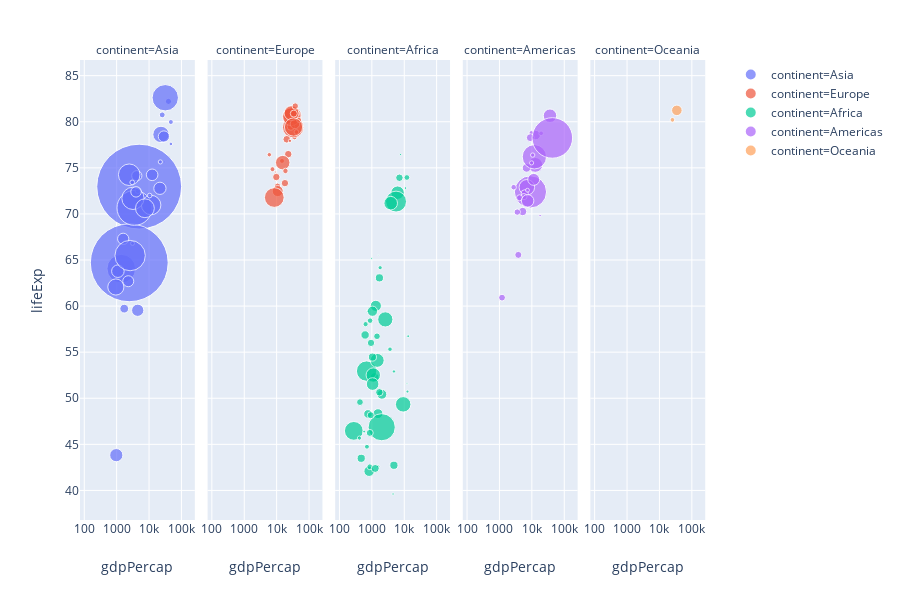

The notebook cell saved with this chart:
### Code cell
px.scatter(gapminder, 
           x="gdpPercap", 
           y="lifeExp", 
           color="continent", 
           size="pop", 
           size_max=60,
           facet_col="continent", 
           log_x=True)

### Figure 1 — Plotly figure (JSON) as saved in the notebook; plotly's stock layout.template omitted (floating-point values rounded to 4 significant figures)
{"data": [{"hoverlabel": {"namelength": 0}, "hovertemplate": "continent=Asia<br>gdpPercap=%{x}<br>lifeExp=%{y}<br>pop=%{marker.size}", "legendgroup": "continent=Asia", "marker": {"color": "#636efa", "size": [31889923, 708573, 150448339, 14131858, 1318683096, 6980412, 1110396331, 223547000, 69453570, 27499638, 6426679, 127467972, 6053193, 23301725, 49044790, 2505559, 3921278, 24821286, 2874127, 47761980, 28901790, 3204897, 169270617, 91077287, 27601038, 4553009, 20378239, 19314747, 23174294, 65068149, 85262356, 4018332, 22211743], "sizemode": "area", "sizeref": 366300.0, "symbol": "circle"}, "mode": "markers", "name": "continent=Asia", "showlegend": true, "type": "scatter", "x": [974.6, 29800.0, 1391.0, 1714.0, 4959.0, 39720.0, 2452.0, 3541.0, 11610.0, 4471.0, 25520.0, 31660.0, 4519.0, 1593.0, 23350.0, 47310.0, 10460.0, 12450.0, 3096.0, 944, 1091.0, 22320.0, 2606.0, 3190.0, 21650.0, 47140.0, 3970.0, 4185.0, 28720.0, 7458.0, 2442.0, 3025.0, 2281.0], "xaxis": "x", "y": [43.83, 75.64, 64.06, 59.72, 72.96, 82.21, 64.7, 70.65, 70.96, 59.55, 80.75, 82.6, 72.53, 67.3, 78.62, 77.59, 71.99, 74.24, 66.8, 62.07, 63.78, 75.64, 65.48, 71.69, 72.78, 79.97, 72.4, 74.14, 78.4, 70.62, 74.25, 73.42, 62.7], "yaxis": "y"}, {"hoverlabel": {"namelength": 0}, "hovertemplate": "continent=Europe<br>gdpPercap=%{x}<br>lifeExp=%{y}<br>pop=%{marker.size}", "legendgroup": "continent=Europe", "marker": {"color": "#EF553B", "size": [3600523, 8199783, 10392226, 4552198, 7322858, 4493312, 10228744, 5468120, 5238460, 61083916, 82400996, 10706290, 9956108, 301931, 4109086, 58147733, 684736, 16570613, 4627926, 38518241, 10642836, 22276056, 10150265, 5447502, 2009245, 40448191, 9031088, 7554661, 71158647, 60776238], "sizemode": "area", "sizeref": 366300.0, "symbol": "circle"}, "mode": "markers", "name": "continent=Europe", "showlegend": true, "type": "scatter", "x": [5937.0, 36130.0, 33690.0, 7446.0, 10680.0, 14620.0, 22830.0, 35280.0, 33210.0, 30470.0, 32170.0, 27540.0, 18010.0, 36180.0, 40680.0, 28570.0, 9254.0, 36800.0, 49360.0, 15390.0, 20510.0, 10810.0, 9787.0, 18680.0, 25770.0, 28820.0, 33860.0, 37510.0, 8458.0, 33200.0], "xaxis": "x2", "y": [76.42, 79.83, 79.44, 74.85, 73.0, 75.75, 76.49, 78.33, 79.31, 80.66, 79.41, 79.48, 73.34, 81.76, 78.89, 80.55, 74.54, 79.76, 80.2, 75.56, 78.1, 72.48, 74.0, 74.66, 77.93, 80.94, 80.88, 81.7, 71.78, 79.42], "yaxis": "y2"}, {"hoverlabel": {"namelength": 0}, "hovertemplate": "continent=Africa<br>gdpPercap=%{x}<br>lifeExp=%{y}<br>pop=%{marker.size}", "legendgroup": "continent=Africa", "marker": {"color": "#00cc96", "size": [33333216, 12420476, 8078314, 1639131, 14326203, 8390505, 17696293, 4369038, 10238807, 710960, 64606759, 3800610, 18013409, 496374, 80264543, 551201, 4906585, 76511887, 1454867, 1688359, 22873338, 9947814, 1472041, 35610177, 2012649, 3193942, 6036914, 19167654, 13327079, 12031795, 3270065, 1250882, 33757175, 19951656, 2055080, 12894865, 135031164, 798094, 8860588, 199579, 12267493, 6144562, 9118773, 43997828, 42292929, 1133066, 38139640, 5701579, 10276158, 29170398, 11746035, 12311143], "sizemode": "area", "sizeref": 366300.0, "symbol": "circle"}, "mode": "markers", "name": "continent=Africa", "showlegend": true, "type": "scatter", "x": [6223.0, 4797.0, 1441.0, 12570.0, 1217.0, 430.1, 2042.0, 706.0, 1704.0, 986.1, 277.6, 3633.0, 1545.0, 2082.0, 5581.0, 12150.0, 641.4, 690.8, 13210.0, 752.7, 1328.0, 942.7, 579.2, 1463.0, 1569.0, 414.5, 12060.0, 1045.0, 759.3, 1043.0, 1803.0, 10960.0, 3820.0, 823.7, 4811.0, 619.7, 2014.0, 7670.0, 863.1, 1598.0, 1712.0, 862.5, 926.1, 9270.0, 2602.0, 4513.0, 1107.0, 883.0, 7093.0, 1056.0, 1271.0, 469.7], "xaxis": "x3", "y": [72.3, 42.73, 56.73, 50.73, 52.3, 49.58, 50.43, 44.74, 50.65, 65.15, 46.46, 55.32, 48.33, 54.79, 71.34, 51.58, 58.04, 52.95, 56.73, 59.45, 60.02, 56.01, 46.39, 54.11, 42.59, 45.68, 73.95, 59.44, 48.3, 54.47, 64.16, 72.8, 71.16, 42.08, 52.91, 56.87, 46.86, 76.44, 46.24, 65.53, 63.06, 42.57, 48.16, 49.34, 58.56, 39.61, 52.52, 58.42, 73.92, 51.54, 42.38, 43.49], "yaxis": "y3"}, {"hoverlabel": {"namelength": 0}, "hovertemplate": "continent=Americas<br>gdpPercap=%{x}<br>lifeExp=%{y}<br>pop=%{marker.size}", "legendgroup": "continent=Americas", "marker": {"color": "#ab63fa", "size": [40301927, 9119152, 190010647, 33390141, 16284741, 44227550, 4133884, 11416987, 9319622, 13755680, 6939688, 12572928, 8502814, 7483763, 2780132, 108700891, 5675356, 3242173, 6667147, 28674757, 3942491, 1056608, 301139947, 3447496, 26084662], "sizemode": "area", "sizeref": 366300.0, "symbol": "circle"}, "mode": "markers", "name": "continent=Americas", "showlegend": true, "type": "scatter", "x": [12780.0, 3822.0, 9066.0, 36320.0, 13170.0, 7007.0, 9645.0, 8948.0, 6025.0, 6873.0, 5728.0, 5186.0, 1202.0, 3548.0, 7321.0, 11980.0, 2749.0, 9809.0, 4173.0, 7409.0, 19330.0, 18010.0, 42950.0, 10610.0, 11420.0], "xaxis": "x4", "y": [75.32, 65.55, 72.39, 80.65, 78.55, 72.89, 78.78, 78.27, 72.23, 74.99, 71.88, 70.26, 60.92, 70.2, 72.57, 76.19, 72.9, 75.54, 71.75, 71.42, 78.75, 69.82, 78.24, 76.38, 73.75], "yaxis": "y4"}, {"hoverlabel": {"namelength": 0}, "hovertemplate": "continent=Oceania<br>gdpPercap=%{x}<br>lifeExp=%{y}<br>pop=%{marker.size}", "legendgroup": "continent=Oceania", "marker": {"color": "#FFA15A", "size": [20434176, 4115771], "sizemode": "area", "sizeref": 366300.0, "symbol": "circle"}, "mode": "markers", "name": "continent=Oceania", "showlegend": true, "type": "scatter", "x": [34440.0, 25190.0], "xaxis": "x5", "y": [81.23, 80.2], "yaxis": "y5"}], "layout": {"annotations": [{"font": {}, "showarrow": false, "text": "continent=Asia", "x": 0.09, "xanchor": "center", "xref": "paper", "y": 1, "yanchor": "bottom", "yref": "paper"}, {"font": {}, "showarrow": false, "text": "continent=Europe", "x": 0.29, "xanchor": "center", "xref": "paper", "y": 1, "yanchor": "bottom", "yref": "paper"}, {"font": {}, "showarrow": false, "text": "continent=Africa", "x": 0.49, "xanchor": "center", "xref": "paper", "y": 1, "yanchor": "bottom", "yref": "paper"}, {"font": {}, "showarrow": false, "text": "continent=Americas", "x": 0.69, "xanchor": "center", "xref": "paper", "y": 1, "yanchor": "bottom", "yref": "paper"}, {"font": {}, "showarrow": false, "text": "continent=Oceania", "x": 0.89, "xanchor": "center", "xref": "paper", "y": 1, "yanchor": "bottom", "yref": "paper"}], "height": 600, "legend": {"itemsizing": "constant", "tracegroupgap": 0}, "margin": {"t": 60}, "xaxis": {"anchor": "y", "domain": [0, 0.18], "title": {"text": "gdpPercap"}, "type": "log"}, "xaxis2": {"anchor": "y2", "domain": [0.2, 0.38], "matches": "x", "title": {"text": "gdpPercap"}, "type": "log"}, "xaxis3": {"anchor": "y3", "domain": [0.4, 0.58], "matches": "x", "title": {"text": "gdpPercap"}, "type": "log"}, "xaxis4": {"anchor": "y4", "domain": [0.6, 0.78], "matches": "x", "title": {"text": "gdpPercap"}, "type": "log"}, "xaxis5": {"anchor": "y5", "domain": [0.8, 0.98], "matches": "x", "title": {"text": "gdpPercap"}, "type": "log"}, "yaxis": {"anchor": "x", "domain": [0, 1], "title": {"text": "lifeExp"}}, "yaxis2": {"anchor": "x2", "domain": [0, 1], "matches": "y", "showticklabels": false}, "yaxis3": {"anchor": "x3", "domain": [0, 1], "matches": "y", "showticklabels": false}, "yaxis4": {"anchor": "x4", "domain": [0, 1], "matches": "y", "showticklabels": false}, "yaxis5": {"anchor": "x5", "domain": [0, 1], "matches": "y", "showticklabels": false}}}
